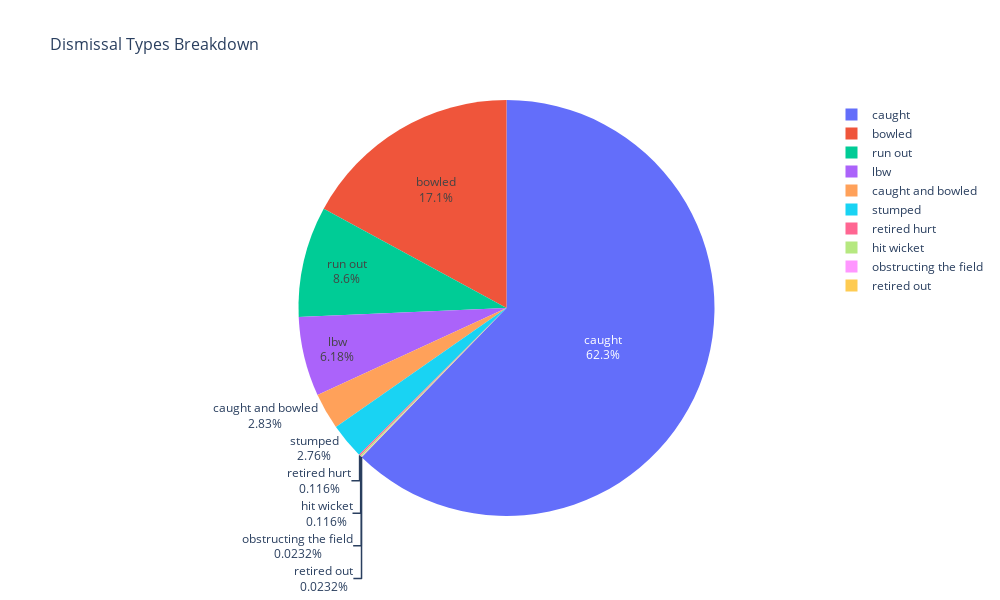

The notebook cell saved with this chart:
### Markdown cell above
### Observation
    - Wides are the majority of extras (59.3%).
    - Leg Byes are the second most common (28.3%) shows frequent occurrences where batsmen miss the ball and hits the body.

### Code cell
dismissal_types = dev['dismissal_kind'].dropna().value_counts()
print(dismissal_types)

dismissal_df = dismissal_types.reset_index()
dismissal_df.columns = ['dismissal_kind', 'count']

fig = px.pie(dismissal_df, values='count', names='dismissal_kind', 
             title='Dismissal Types Breakdown', 
             color_discrete_sequence=px.colors.qualitative.Plotly)

fig.update_traces(textinfo='percent+label')
fig.update_layout(width=1000, height=600, title_font_size=16)
fig.show()

### Figure 1 — Plotly figure (JSON) as saved in the notebook; plotly's stock layout.template omitted (floating-point values rounded to 4 significant figures)
{"data": [{"domain": {"x": [0, 1], "y": [0, 1]}, "hovertemplate": "dismissal_kind=%{label}<br>count=%{value}<extra></extra>", "labels": ["caught", "bowled", "run out", "lbw", "caught and bowled", "stumped", "retired hurt", "hit wicket", "obstructing the field", "retired out"], "legendgroup": "", "name": "", "showlegend": true, "textinfo": "percent+label", "type": "pie", "values": [8063, 2212, 1114, 800, 367, 358, 15, 15, 3, 3]}], "layout": {"height": 600, "legend": {"tracegroupgap": 0}, "piecolorway": ["#636EFA", "#EF553B", "#00CC96", "#AB63FA", "#FFA15A", "#19D3F3", "#FF6692", "#B6E880", "#FF97FF", "#FECB52"], "title": {"font": {"size": 16}, "text": "Dismissal Types Breakdown"}, "width": 1000}}
